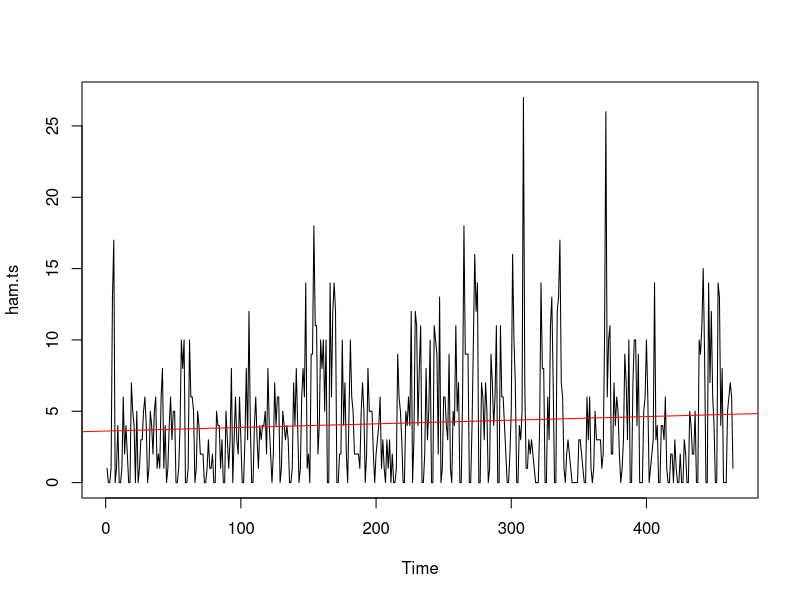
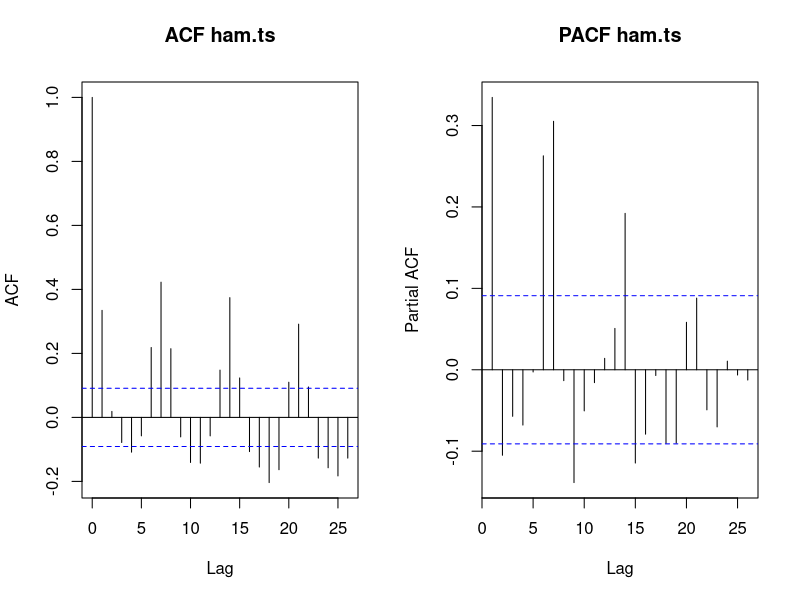
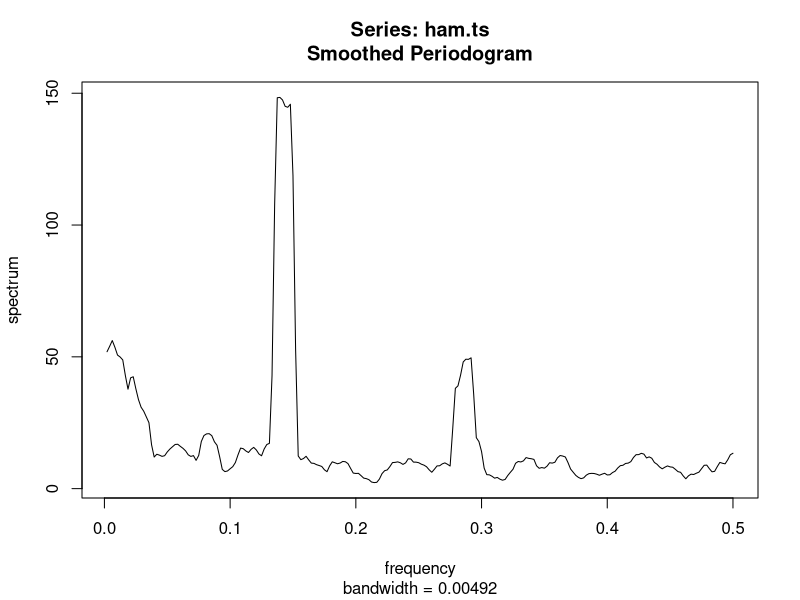
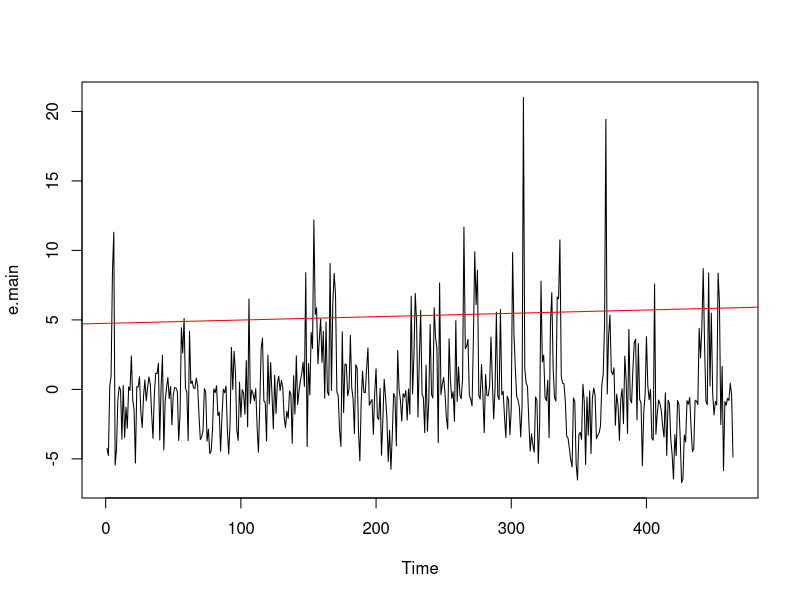
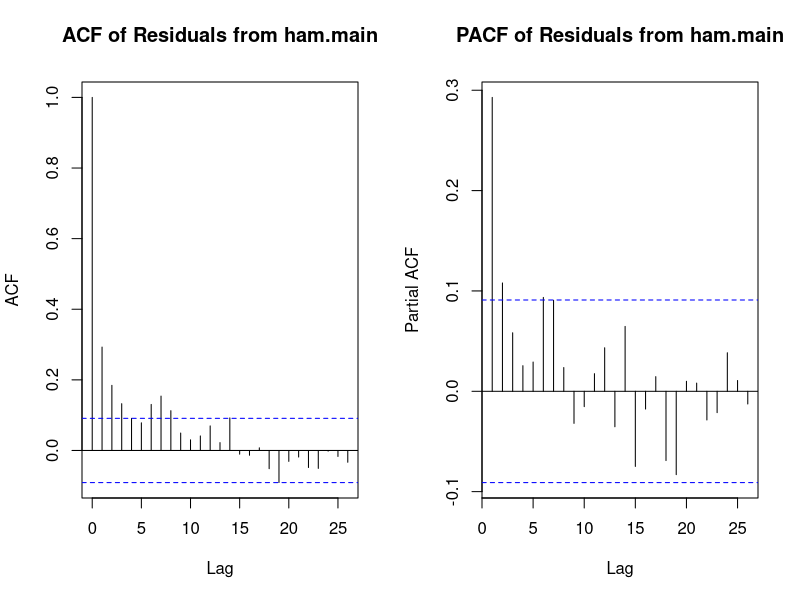
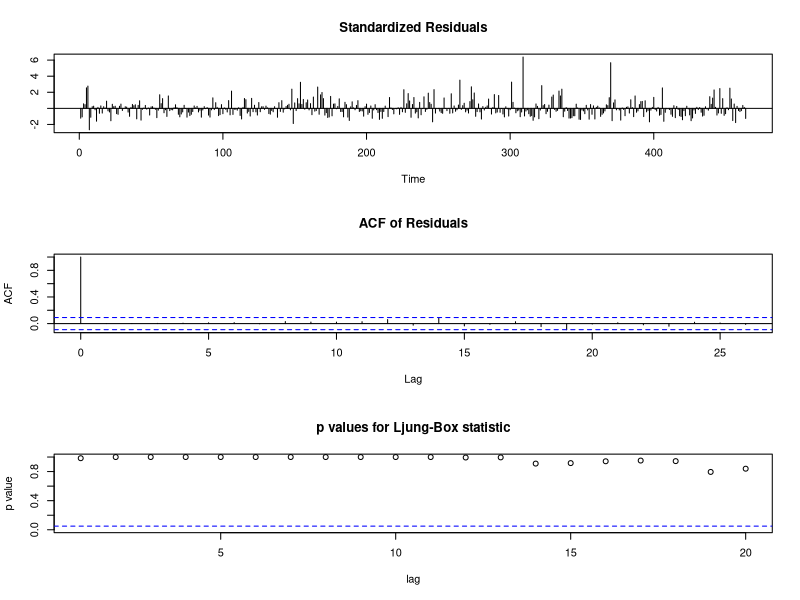
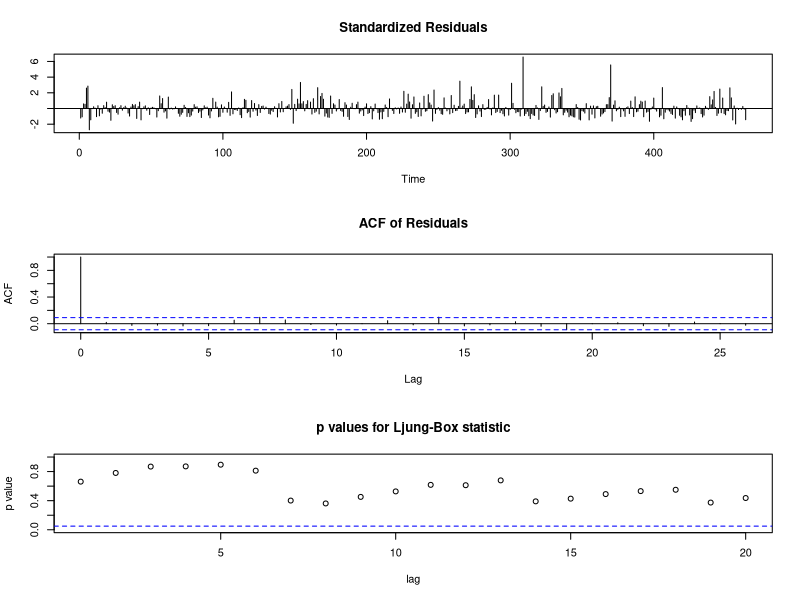
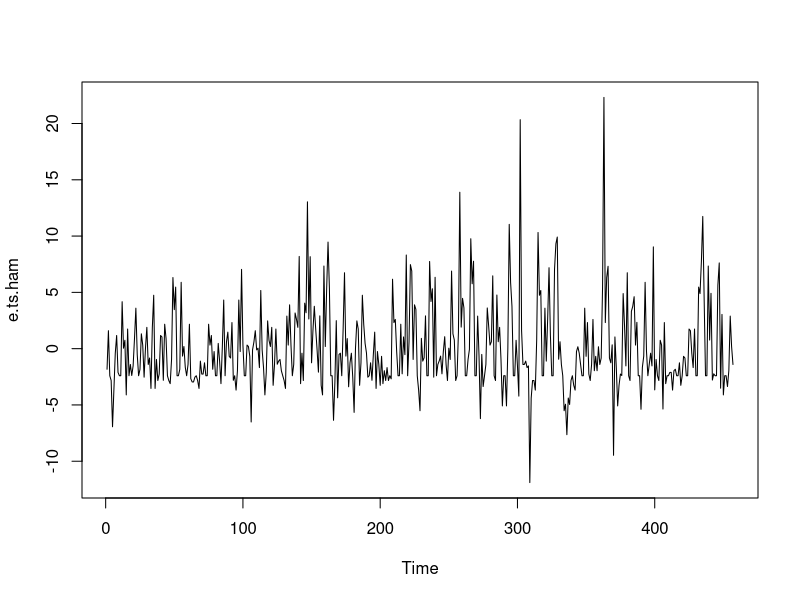

Reproduce these figures in R, in order. (Note: this script raises an error after producing the figures.)
#**********************************
#
# SET UP: LOAD FILES & CLEAN DATA
#
#**********************************

# set working directory 
####### MUST BE CHANGED FOR EACH USER ########
setwd("/Users/sabreenaabedin/Desktop/class/SYS4021")

# load libraries/source files
library(forecast)

# load data
ham<-read.table('ham_ts.csv',header=T,sep=',')
spam<-read.table('spam_ts.csv',header=T,sep=',')

# use the ts() command to get a time series
ham.ts<-ts(ham$count)
spam.ts<-ts(spam$count)

# Remove the last six weeks from ham.ts based on Wilcoxon
wilcox.test(ham.ts[1:464],ham.ts[465:506])
ham.ts <-ts(ham$count[1:464])

# Remove last week of spam.ts - were outliers 
spam.ts <-ts(spam$count[1:358])

# Model trend of SPAM based on the time variable
time.spam<-c(1:(length(spam.ts))) # create time variable
spam.trend<-lm(spam.ts~time.spam)

# Model trend of HAM based on time variable
time.ham<-c(1:length(ham.ts)) # create time variable
ham.trend<-lm(ham.ts~time.ham)

# Create day of week variable
ham.day <- time.ham %% 7
ham.day <-as.factor(time.ham %% 7) 

HDay <- rep(NA, length(ham.ts)) 
HDay[which((time.ham %% 7)    == 1)] <- "Th"  
HDay[which((time.ham %% 7)    == 2)] <- "F"
HDay[which((time.ham %% 7)    == 3)] <- "Sa"
HDay[which((time.ham %% 7)    == 4)] <- "S"
HDay[which((time.ham %% 7)    == 5)] <- "M"
HDay[which((time.ham %% 7)    == 6)] <- "T"
HDay[which((time.ham %% 7)    == 0)] <- "W"
HDay <- as.factor(HDay)

# Create day of week variable
spam.day <- time.spam %% 7
spam.day <-as.factor(time.spam %% 7) 

SDay <- rep(NA, length(spam.ts)) 
SDay[which((time.spam %% 7)    == 1)] <- "Th"  
SDay[which((time.spam %% 7)    == 2)] <- "F"
SDay[which((time.spam %% 7)    == 3)] <- "Sa"
SDay[which((time.spam %% 7)    == 4)] <- "S"
SDay[which((time.spam %% 7)    == 5)] <- "M"
SDay[which((time.spam %% 7)    == 6)] <- "T"
SDay[which((time.spam %% 7)    == 0)] <- "W"
SDay <- as.factor(SDay)

#**********************************
#
# HAM TIME SERIES ANALYSIS
#
#**********************************

####### PART A #######
# Perform a graphical analysis of ham.ts - use time series plots
# periodograms, autocorrelation, and partial autocorrelation plots

# Time Series Plot
plot(ham.ts)
abline(ham.trend,col='red')

# Autocorrelation and Partial Autocorrelation Plots
par(mfrow=c(1,2))
acf(ham.ts, main="ACF ham.ts")
pacf(ham.ts,main="PACF ham.ts")
par(mfrow=c(1,1))

# Periodograms - determine lag
pg.ham<-spec.pgram(ham.ts,spans=9,demean=T,log='no')
max.omega.ham<-pg.ham$freq[which(pg.ham$spec==max(pg.ham$spec))] 
max.omega.ham
1/max.omega.ham # period

####### PART B #######
# Describe how the results from your graphical analysis inform
# your model choice

# The time series shows little/no trend over time
# The ACF shows sinusoidal decay and the PACF cuts off after lag = 15
# this suggests we use an AR model with p = 15
# The ACF and trend line suggest that the data is stationary
#Since both ACF and PACF are sinusoidal, we use an ARMA model 
#Since stationary, use ARMA, not ARIMA

# The ACF and PACF show seasonality and the periodogram shows a period of about 7
# This implies that an AR model should be used to account for seasonality 
# and a MA  ?????? WHEN DO WE USE MOVING AVERAGE?
# model should be used to account for the period. 

####### PART C #######
# Based on these, build and evaluate models to predict ham emails
# Assess models, diagnose problems, and make adjustments
# one model should be chosen, one model should be automated selection

# Model 1: MAIN MODEL = TREND (time.ham) + SEASONALITY (Day)
ham.main<-lm(ham.ts~time.ham+HDay)
summary(ham.main) # p-value < 0.05, model is significant (note: weekends are significant)

# get residuals
e.main <- ts(ham.main$residuals)
plot(e.main)
abline(ham.main,col='red')

# ACF & PACF - implies we need to continue tweaking the model 
par(mfrow=c(1,2))
acf(e.main, main="ACF of Residuals from ham.main")
pacf(e.main,main="PACF of Residuals from ham.main")
par(mfrow=c(1,1))

# arma(2,7) p=2, q=7
ham.arma27 <- arima(e.main, order=c(2,0,7))
summary(ham.arma27)
AIC(ham.arma27)

# Diagnostics
tsdiag(ham.arma27,gof.lag=20)

# Model 2: auto arima based on trend + seasonality model
# Auto ARIMA (from forecast library)
ham.auto <- auto.arima(e.main,trace=TRUE)
summary(ham.auto)
AIC(ham.auto)

# Diagnostics
tsdiag(ham.auto,gof.lag=20)

# Model 3: based on lag
ham.ts.7 = ts.intersect(ham.ts, ham7=lag(ham.ts,-7), dframe=TRUE)
ham.season <- lm(ham.ts~ ham7, data=ham.ts.7)

# get residuals
e.ts.ham <- ts(ham.season$residuals)
plot(e.ts.ham)

# ACF & PACF - implies we need to continue tweaking the model 
par(mfrow=c(1,2))
acf(e.ts.ham, main="ACF of Residuals from ham.season")
pacf(e.ts.ham,main="PACF of Residuals from ham.season")
par(mfrow=c(1,1))

# Auto ARIMA (from forecast library)
ham.lag <- auto.arima(e.ts.ham,trace=TRUE)
summary(ham.lag)
AIC(ham.lag)

# Diagnostics
tsdiag(ham.lag,gof.lag=20)


####### PART D #######
# Which model do you recommend and why?

# Choose the lag model, the Ljung-Box statistic becomes significant at high lags
# if comparing two models with AIC, both have to have the same difference taken - otherwise not on the same time series

#**********************************
#
# SPAM TIME SERIES ANALYSIS
#
#**********************************

####### PART A #######
# Perform a graphical analysis of spam.ts - use time series plots
# periodograms, autocorrelation, and partial autocorrelation plots

# Time Series Plot
plot(spam.ts)
abline(spam.trend,col='red')

# Periodogram - determines lag
pg.spam<-spec.pgram(spam.ts,spans=9,demean=T,log='no')
max.omega.spam<-pg.spam$freq[which(pg.spam$spec==max(pg.spam$spec))]
max.omega.spam
1/max.omega.spam # period

# Autocorrelation and Partial Autocorrelation Plots
par(mfrow=c(1,2))
acf(spam.ts, main="ACF spam.ts")
pacf(spam.ts,main="PACF spam.ts")
par(mfrow=c(1,1))


####### PART B #######
# Describe how the results from your graphical analysis inform
# your model choice

# TIME SERIES: non stationary
# Periodogram: gives a period of 360 which doesn't add value to our data - not enough points
# ACF & PACF: q = 1, p = 3, tell us there is more to be modeled
# Because it's non stationary, we have to use ARIMA instead of ARMA


####### PART C #######
# Based on these, build and evaluate models to predict ham emails
# Assess models, diagnose problems, and make adjustments
# one model should be chosen, one model should be automated selection

# Model 1: Automated Selection

spam.main<-lm(spam.ts~time.spam)
summary(spam.main) # p-value < 0.05, trend is significant 

# get residuals
e.spam.main <- ts(spam.main$residuals)
plot(e.spam.main)

# Use the auto.arima from 'forecast' library- Automatically find p, q, & d terms for whole spam time series
spam.auto <- auto.arima(e.spam.main, trace=TRUE)
summary(spam.auto)
AIC(spam.auto)

# plot diagnostics
tsdiag(spam.auto,gof.lag=20)


# Model 2: Chosen parameters

# Differences - chose a difference of 7
par(mfrow=c(1,2))
acf(diff(e.spam.main), main="Diff ACF of Residuals")
pacf(diff(e.spam.main),main="Diff PACF of Residuals")
par(mfrow=c(1,1))

# arma(1,7,2) p=1, q=2, d = 7
spam.arima <- arima(e.spam.main, order=c(1,7,2))
summary(spam.arima)
AIC(spam.arima)

# plot diagnostics
tsdiag(spam.arima,gof.lag=20)



####### PART D #######
# Which model do you recommend and why?
#### PACF SHOWED DIFFERENCE OF 7 - WHY?????#######

#**********************************
#
# INTEGRATED FILTER DESIGN
#
#**********************************

# Use Baye's Rule to derive the equation for an integrated spam filter
# that combines your static and time series filters. Define all parameters


